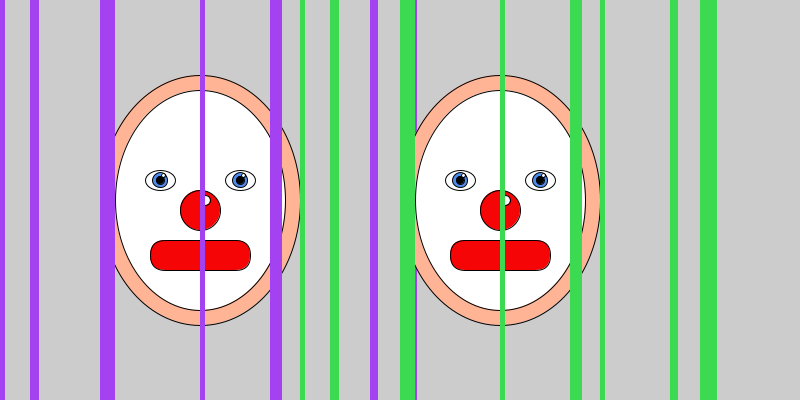
Frame 1 (no input)
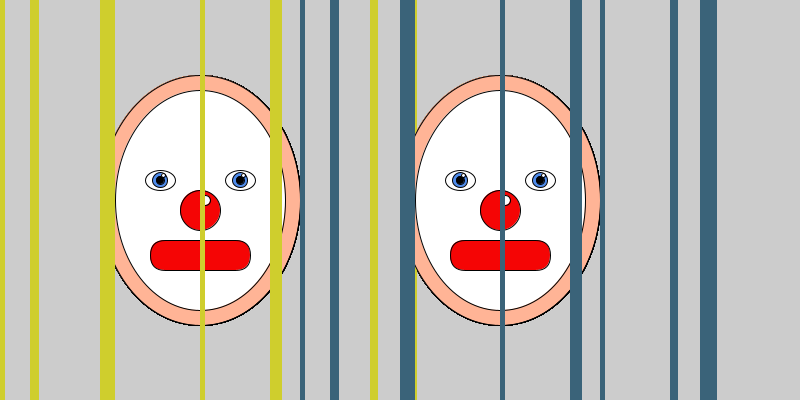
Frame 60 (the mouse pressed at the canvas centre just before this capture)
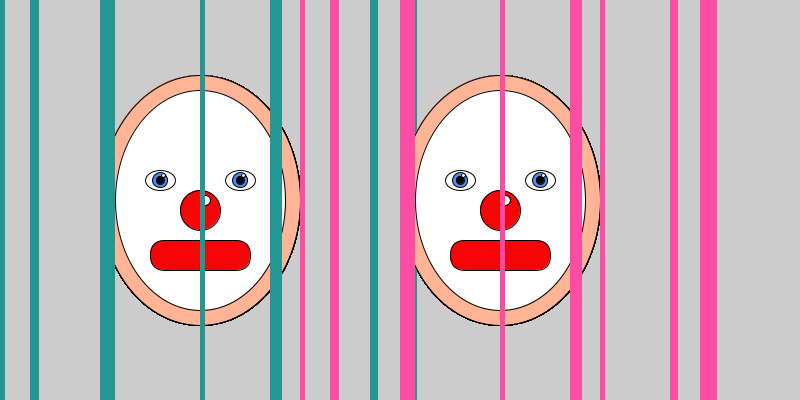
Frame 120 (the mouse held since frame 60 and released just before this capture)

The Processing sketch that drew these frames (run headless with seeded random() and noise(); from frame 60 on, the mouse is pressed at the canvas centre):

// Processing sketch: processing_183001
// ── processing_183001.pde

void setup() {
  size(800, 400);
  frameRate(22);
}

void draw() {
  andlit(200, 200);
  andlit(500, 200);
}
  
void andlit(int x, int y) {
  
fill(x+55, y-20, 150);
ellipse(x, y, 200, 250);
fill(x+55, 255, 255);
ellipse(x, y, 170, 220);
fill(255, 255, 255);
ellipse(x-40, y-20, 30, 20);
ellipse(x+ 40, y-20, 30, 20);
fill(78, 139, 235);
ellipse(x-40, y-20, 15, 15);
ellipse(x+40, y-20, 15, 15);
fill(0, 0, 0);
ellipse(x-40, y-20, 8, 8);
ellipse(x+40, y-20, 8, 8);
fill(255, 255, 255);
ellipse(x-37, y-25, 4, 4);
ellipse(x+43, y-25, 4, 4);
fill(245, 5, 5);
ellipse(x, y+10, 40, 40);
fill(255, 255, 255);
ellipse(x+5, y, 10, 10);
fill(245, 5, 5);
rect(x-50, y+40, 100, 30, 3000);
fill(random(255), random(255), random(255));
noStroke();
rect(x-200, y-200, 5, 400);
rect(x-170, y-200, 9, 400);
rect(x-100, y-200, 15, 400);
rect(x+200, y-200, 17, 400);
rect(x+100, y-200, 5, 400);
rect(x+70, y-200, 12, 400);
rect(x+170, y-200, 8, 400);
rect(x, y-200, 5, 400);

stroke(0);


}
